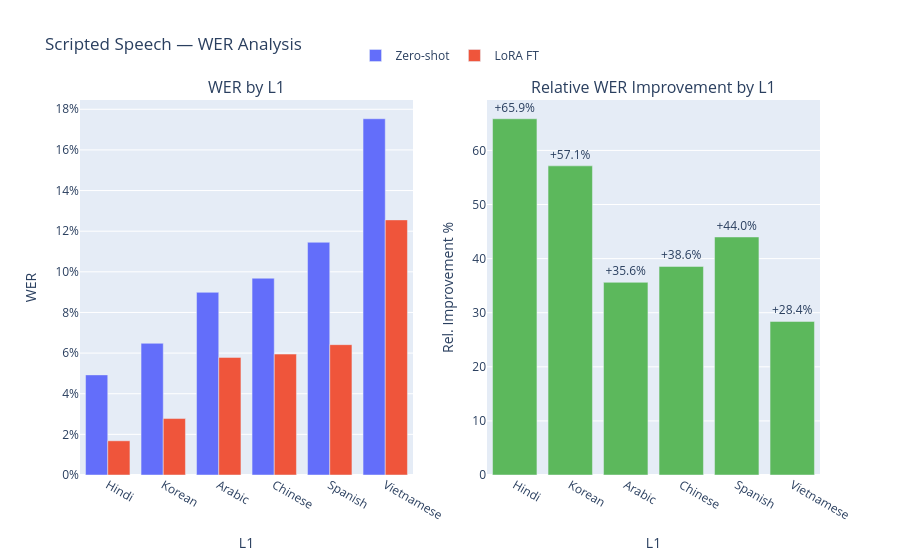

Write notebook code for a chart like this one.
### Code cell
# ── Scripted charts ───────────────────────────────────────────────────────────
fig = make_subplots(rows=1, cols=2, subplot_titles=("WER by L1", "Relative WER Improvement by L1"))

l1s = s_l1["speaker_native_language"].tolist()
fig.add_trace(go.Bar(name="Zero-shot", x=l1s, y=s_l1["WER_zeroshot"].tolist(), showlegend=True), row=1, col=1)
fig.add_trace(go.Bar(name="LoRA FT",   x=l1s, y=s_l1["WER_loraft"].tolist(),   showlegend=True), row=1, col=1)

colors = ["#e05c5c" if v < 0 else "#5cb85c" for v in s_l1["WER_rel_imp"]]
fig.add_trace(go.Bar(
    x=l1s, y=s_l1["WER_rel_imp"].tolist(),
    marker_color=colors,
    text=[f"{v:+.1f}%" for v in s_l1["WER_rel_imp"]], textposition="outside",
    showlegend=False,
), row=1, col=2)

fig.update_layout(title="Scripted Speech — WER Analysis", barmode="group",
                  legend=dict(orientation="h", yanchor="bottom", y=1.08, xanchor="center", x=0.5))
fig.update_yaxes(title_text="WER", tickformat=".0%", row=1, col=1)
fig.update_yaxes(title_text="Rel. Improvement %", row=1, col=2)
fig.update_xaxes(title_text="L1")
fig.show()

### Figure 1 — Plotly figure (JSON) as saved in the notebook; plotly's stock layout.template omitted (floating-point values rounded to 4 significant figures)
{"data": [{"name": "Zero-shot", "showlegend": true, "type": "bar", "x": ["Hindi", "Korean", "Arabic", "Chinese", "Spanish", "Vietnamese"], "xaxis": "x", "y": [0.04928, 0.06481, 0.0899, 0.09685, 0.1145, 0.1753], "yaxis": "y"}, {"name": "LoRA FT", "showlegend": true, "type": "bar", "x": ["Hindi", "Korean", "Arabic", "Chinese", "Spanish", "Vietnamese"], "xaxis": "x", "y": [0.01683, 0.02778, 0.05788, 0.05951, 0.06415, 0.1256], "yaxis": "y"}, {"marker": {"color": ["#5cb85c", "#5cb85c", "#5cb85c", "#5cb85c", "#5cb85c", "#5cb85c"]}, "showlegend": false, "text": ["+65.9%", "+57.1%", "+35.6%", "+38.6%", "+44.0%", "+28.4%"], "textposition": "outside", "type": "bar", "x": ["Hindi", "Korean", "Arabic", "Chinese", "Spanish", "Vietnamese"], "xaxis": "x2", "y": [65.85, 57.14, 35.62, 38.55, 44, 28.39], "yaxis": "y2"}], "layout": {"annotations": [{"font": {"size": 16}, "showarrow": false, "text": "WER by L1", "x": 0.225, "xanchor": "center", "xref": "paper", "y": 1, "yanchor": "bottom", "yref": "paper"}, {"font": {"size": 16}, "showarrow": false, "text": "Relative WER Improvement by L1", "x": 0.775, "xanchor": "center", "xref": "paper", "y": 1, "yanchor": "bottom", "yref": "paper"}], "barmode": "group", "legend": {"orientation": "h", "x": 0.5, "xanchor": "center", "y": 1.08, "yanchor": "bottom"}, "title": {"text": "Scripted Speech — WER Analysis"}, "xaxis": {"anchor": "y", "domain": [0, 0.45], "title": {"text": "L1"}}, "xaxis2": {"anchor": "y2", "domain": [0.55, 1], "title": {"text": "L1"}}, "yaxis": {"anchor": "x", "domain": [0, 1], "tickformat": ".0%", "title": {"text": "WER"}}, "yaxis2": {"anchor": "x2", "domain": [0, 1], "title": {"text": "Rel. Improvement %"}}}}
